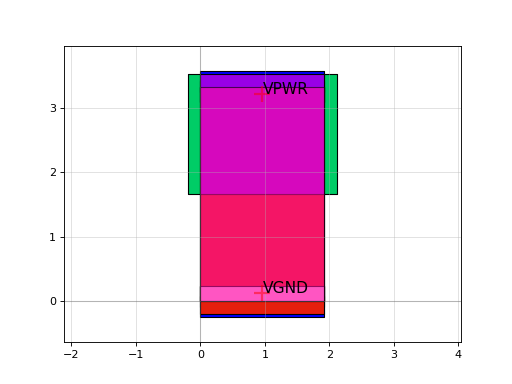

The script that drew this image:
import sky130

c = sky130.components.sky130_fd_sc_hs__fill_diode_4()
c.plot()
